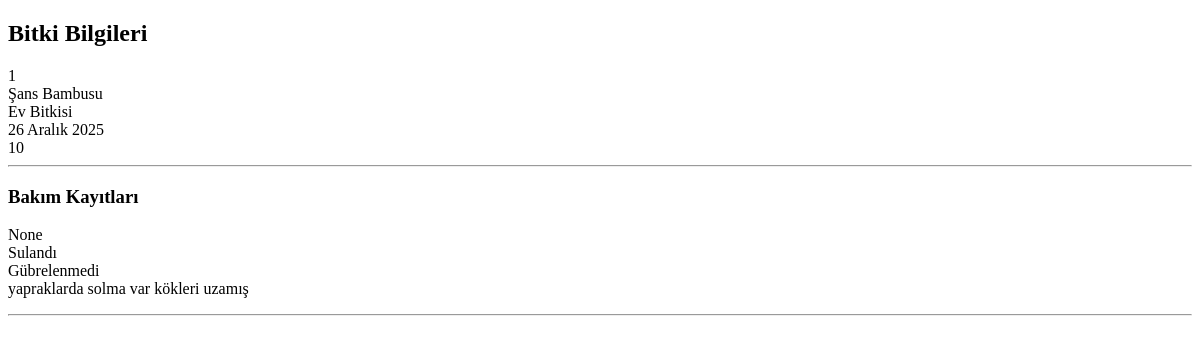
Page /plant/1/ on the earlier database version.
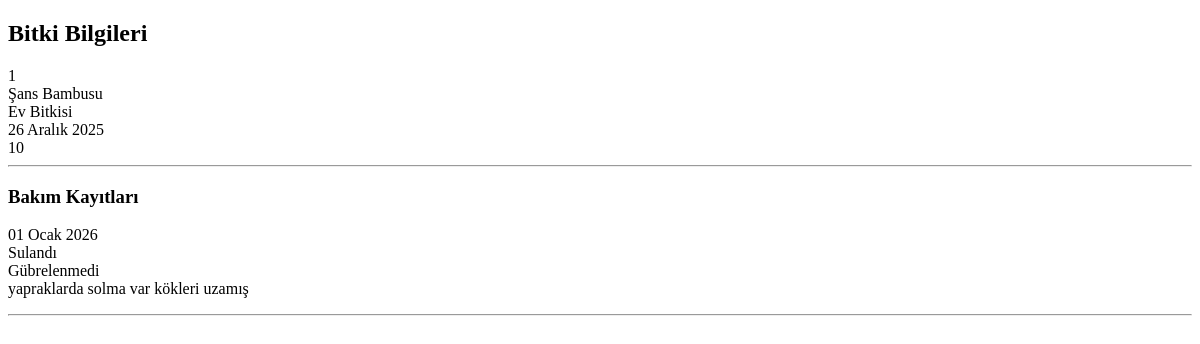
Same page on the later database version.
### plants/models.py (models this page shows, shortened)
class CareLog(models.Model):
    plant = models.ForeignKey(Plant, on_delete=models.CASCADE, related_name="care_logs") #cascade: bitki silinirse tüm bakım kayıtları siliniyo
    date = models.DateField(verbose_name="tarih")  #bakım tarihi
    watered = models.BooleanField(default=False)  #sulandı mı?
    fertilized = models.BooleanField(default=False) #gübrelendi mi?
    notes = models.TextField(blank=True)

### plants/views.py (the view)
# urls.py: path('<int:id>/',plant_detail,name='detail'),
def plant_detail(request,id):
    plant=get_object_or_404(Plant, id=id)
    carelogs= plant.care_logs.all()  #ilişkili bakım kayıtlarını al
    return render(request,'plant/detail.html',{'plant':plant,'carelogs':carelogs})

### templates/plant/detail.html (shortened to what this page needs)
<!DOCTYPE html>
<html lang="en">
<head>
</head>
<body>
<h2>Bitki Bilgileri</h2>
{{ plant.id }}<br>
{{ plant.name }}<br>
{{ plant.species }}<br>
{{ plant.added_date }}<br>
{{ plant.irrigation_frequency }}<br>
<hr>
<h3>Bakım Kayıtları</h3>
{% if carelogs %}
    {% for log in plant.care_logs.all %}
        <p>
            {{ log.date }} <br>
            {{ log.watered|yesno:"Sulandı,Sulanmadı" }}<br>
            {{ log.fertilized|yesno:"Gübrelendi,Gübrelenmedi" }}<br>
            {{ log.notes }}
        </p>
        <hr>
    {% endfor %}
{% else %}
    <p>Bu bitki için henüz bakım kaydı yok.</p>
{% endif %}
</body>
</html>

Differences in the rows shown:
changed CareLog "Sulandı": date "None" → "01 Ocak 2026"
